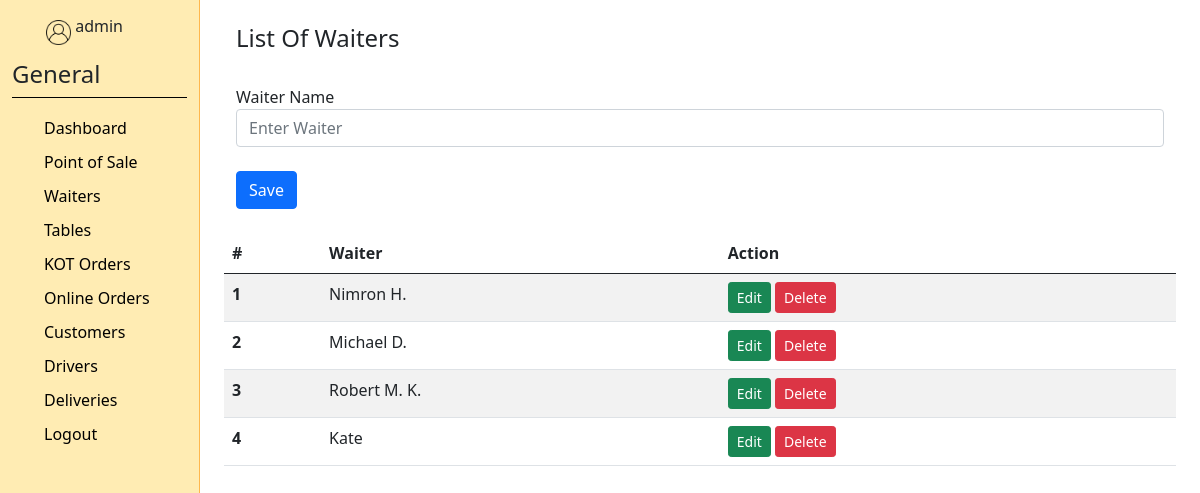
/kot/kot_waiters.php (signed in), run on the app's committed database.
### tables this page shows
CREATE TABLE `kot_waiters` (
  `waiter_id` varchar(10) NOT NULL,
  `waitername` varchar(50) NOT NULL
);

### kot/kot_waiters.php (the view, shortened to what this page needs)
<?php
require_once "../assets/config.php";
$waitername = '';
$update = false;
$statement = $db->prepare("SELECT * FROM kot_waiters");
$statement->execute();
$waiters = $statement->fetchAll(PDO::FETCH_ASSOC);
?>
<?php include_once "../assets/base.php"; ?>
<body>
<div class="container-fluid">
    <div class="row">
        <div class="col-2 sidebar-menu">
            <?php include_once "kotsidebar.php"; ?>
        </div>
        <div class="col-10 menu-preview">
            <div class="container">
                <br>
                <h4>List Of Waiters</h4><br>
                <div class="row justify-content-center">
                    <form method="POST" action="">
                        <div class="form-group">
                            <label>Waiter Name</label>
                            <input type="text" name="waitername" class="form-control" placeholder="Enter Waiter" value="<?php echo $waitername; ?>"/>
                        </div><br>
                        <div class="form-group">
                            <?php
                                if($update==true):
                            ?>
                                <button class="btn btn-info" type="submit" name="update">Update</button>
                            <?php else: ?>
                                <button class="btn btn-primary" type="submit" name="save">Save</button>
                            <?php endif; ?>
                        </div>
                    </form>
                </div><br>
                <div class="row justify-content-center">
                    <table class="table table-striped">
                        <thead>
                        <tr>
                            <th>#</th>
                            <th>Waiter</th>
                            <th>Action</th>
                        </tr>
                        </thead>
                        <?php foreach ($waiters as $i=> $waiters): ?>
                            <tr>
                                <th scope="row"><?php echo $i + 1?></th>
                                <td><?php echo $waiters['waitername'] ?></td>
                                <td>
                                    <a href="kot_waiters.php?edit=<?php echo $waiters['waiter_id']; ?>" class="btn btn-success btn-sm">Edit</a>
                                    <a href="kot_waiters.php?delete=<?php echo $waiters['waiter_id']; ?>" class="btn btn-danger btn-sm">Delete</a>
                                </td>
                            </tr>
                        <?php endforeach; ?>
                    </table>
                </div>
            </div>
        </div>
    </div>
</div>
</body>
</html>

### css/style.css (style rules this page uses)
a { text-decoration: none; }
body { scroll-behavior: smooth; }
.sidebar-menu { border-right: 1px solid #ffb74d; background-color: #ffecb3; height: 100vh; }
.menu-preview { height: 100vh; position: relative; overflow: auto; }

### data on the page
kot_waiters: waitername "Nimron H."
kot_waiters: waitername "Michael D."
kot_waiters: waitername "Robert M. K."
kot_waiters: waitername "Kate"

### other printed values
$_SESSION['user'] "admin"
